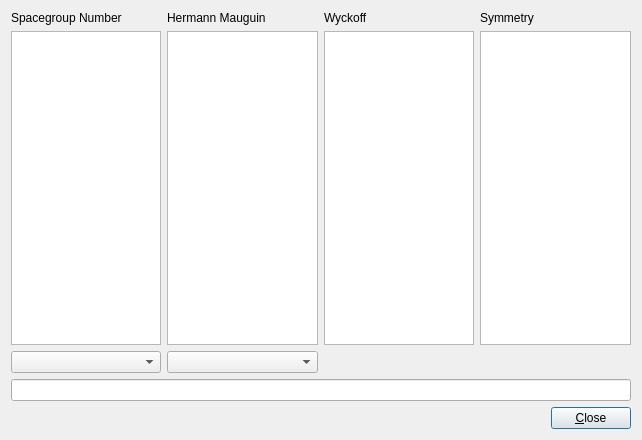
<?xml version="1.0" encoding="UTF-8"?>
<ui version="4.0">
 <class>SpacegroupDialog</class>
 <widget class="QDialog" name="SpacegroupDialog">
  <property name="geometry">
   <rect>
    <x>0</x>
    <y>0</y>
    <width>642</width>
    <height>440</height>
   </rect>
  </property>
  <property name="windowTitle">
   <string>Space Group Settings</string>
  </property>
  <layout class="QVBoxLayout" name="verticalLayout">
   <item>
    <layout class="QGridLayout" name="gridLayout">
     <item row="0" column="0">
      <widget class="QLabel" name="label">
       <property name="text">
        <string>Spacegroup Number</string>
       </property>
      </widget>
     </item>
     <item row="0" column="1">
      <widget class="QLabel" name="label_2">
       <property name="text">
        <string>Hermann Mauguin</string>
       </property>
      </widget>
     </item>
     <item row="0" column="2">
      <widget class="QLabel" name="label_3">
       <property name="text">
        <string>Wyckoff</string>
       </property>
      </widget>
     </item>
     <item row="0" column="3">
      <widget class="QLabel" name="label_4">
       <property name="text">
        <string>Symmetry</string>
       </property>
      </widget>
     </item>
     <item row="1" column="0">
      <widget class="QListView" name="listViewSpgrNo">
       <property name="editTriggers">
        <set>QAbstractItemView::NoEditTriggers</set>
       </property>
       <property name="alternatingRowColors">
        <bool>true</bool>
       </property>
      </widget>
     </item>
     <item row="1" column="1">
      <widget class="QListView" name="listViewHM">
       <property name="editTriggers">
        <set>QAbstractItemView::NoEditTriggers</set>
       </property>
       <property name="alternatingRowColors">
        <bool>true</bool>
       </property>
      </widget>
     </item>
     <item row="1" column="2">
      <widget class="QListView" name="listViewWyckoff">
       <property name="editTriggers">
        <set>QAbstractItemView::NoEditTriggers</set>
       </property>
       <property name="alternatingRowColors">
        <bool>true</bool>
       </property>
      </widget>
     </item>
     <item row="1" column="3">
      <widget class="QListView" name="listViewSymmetry">
       <property name="editTriggers">
        <set>QAbstractItemView::NoEditTriggers</set>
       </property>
       <property name="alternatingRowColors">
        <bool>true</bool>
       </property>
      </widget>
     </item>
     <item row="2" column="0">
      <widget class="QComboBox" name="comboBoxFilterNo"/>
     </item>
     <item row="2" column="1">
      <widget class="QComboBox" name="comboBoxFilterHM"/>
     </item>
    </layout>
   </item>
   <item>
    <widget class="QLineEdit" name="lineEditLine"/>
   </item>
   <item>
    <layout class="QHBoxLayout" name="horizontalLayout">
     <item>
      <spacer name="horizontalSpacer">
       <property name="orientation">
        <enum>Qt::Horizontal</enum>
       </property>
       <property name="sizeHint" stdset="0">
        <size>
         <width>40</width>
         <height>20</height>
        </size>
       </property>
      </spacer>
     </item>
     <item>
      <widget class="QPushButton" name="pushButton">
       <property name="text">
        <string>&amp;Close</string>
       </property>
      </widget>
     </item>
    </layout>
   </item>
  </layout>
 </widget>
 <tabstops>
  <tabstop>listViewSpgrNo</tabstop>
  <tabstop>listViewHM</tabstop>
  <tabstop>listViewWyckoff</tabstop>
  <tabstop>listViewSymmetry</tabstop>
  <tabstop>comboBoxFilterNo</tabstop>
  <tabstop>comboBoxFilterHM</tabstop>
  <tabstop>lineEditLine</tabstop>
  <tabstop>pushButton</tabstop>
 </tabstops>
 <resources/>
 <connections>
  <connection>
   <sender>pushButton</sender>
   <signal>clicked()</signal>
   <receiver>SpacegroupDialog</receiver>
   <slot>accept()</slot>
   <hints>
    <hint type="sourcelabel">
     <x>334</x>
     <y>275</y>
    </hint>
    <hint type="destinationlabel">
     <x>249</x>
     <y>228</y>
    </hint>
   </hints>
  </connection>
 </connections>
 <slots>
  <slot>numberChanged(QListWidgetItem*,QListWidgetItem*)</slot>
  <slot>hmChanged(QListWidgetItem*,QListWidgetItem*)</slot>
  <slot>wyckoffChanged(QListWidgetItem*,QListWidgetItem*)</slot>
 </slots>
</ui>
